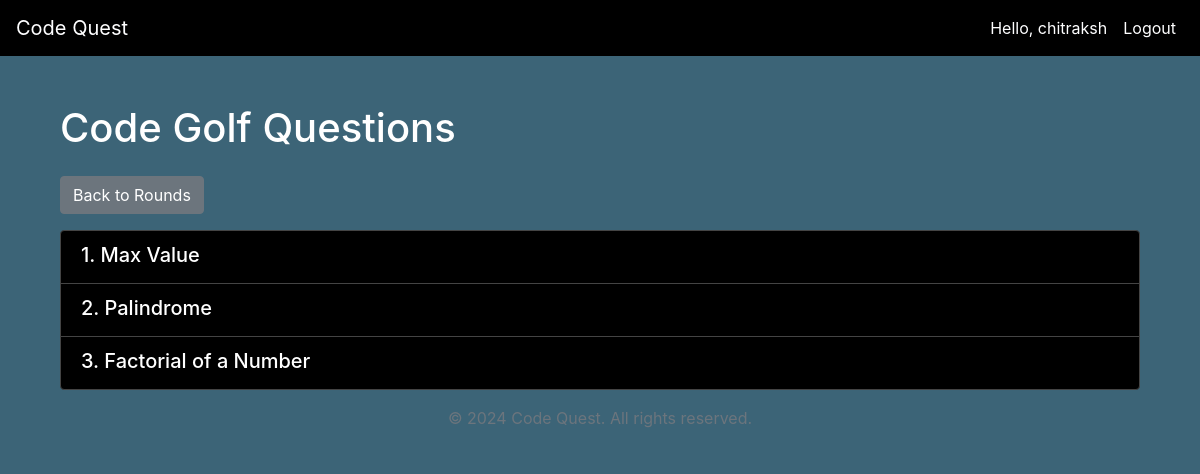
The app's page /round/2/ (signed in) with its own data.
### codestar/models.py (models this page shows, shortened)
class Round(models.Model):
    name = models.CharField(max_length=100)
    number = models.IntegerField()
    is_active = models.BooleanField(default=False)
    timer_duration = models.IntegerField(default=3600)  # Timer duration in seconds

class Question(models.Model):
    title = models.CharField(max_length=200)
    description = models.TextField()
    input_format = models.TextField()
    output_format = models.TextField()
    sample_input = models.TextField()
    sample_output = models.TextField()
    round = models.ForeignKey('Round', on_delete=models.CASCADE, related_name='questions')

### codestar/views.py (the view, shortened to what this page needs)
# urls.py: path('round/<int:round_id>/', views.round_questions, name='round_questions'),
@login_required
def round_questions(request, round_id):
    round = get_object_or_404(Round, id=round_id)
    questions = round.questions.all()
    solved_questions = Submission.objects.filter(
        user=request.user,
        question__round=round,
        is_correct=True
    ).values_list('question_id', flat=True)
    context = {
        'round': round,
        'questions': questions,
        'solved_questions': solved_questions,
    }
    return render(request, 'codestar/round_questions.html', context)

### templates/codestar/round_questions.html (shortened to what this page needs)
{% extends "base.html" %}
{% load static %}
{% block content %}
<div class="container mt-5">
    <h1 class="mb-4">{{ round.name }} Questions</h1>
    <a href="{% url 'home' %}" class="btn btn-secondary mb-3">Back to Rounds</a>
    {% if questions %}
        <div class="list-group">
            {% for question in questions %}
                <a href="#" class="list-group-item list-group-item-action question-link" data-question-id="{{ question.id }}">
                    <h5 class="mb-1">{{ question.title }}</h5>
                </a>
            {% endfor %}
        </div>
    {% else %}
        <div class="alert alert-info" role="alert">
            No questions available for this round at the moment.
        </div>
    {% endif %}
</div>
{% endblock %}

### templates/base.html (shortened to what this page needs)
<!DOCTYPE html>
{% load static %}
<html lang="en" dir="ltr">
  <head>
    {% block extra_head %}
    <link rel="stylesheet" href="https://cdnjs.cloudflare.com/ajax/libs/codemirror/5.62.0/codemirror.min.css">
    <link rel="stylesheet" href="https://cdnjs.cloudflare.com/ajax/libs/codemirror/5.62.0/theme/monokai.min.css">
    {% endblock %}
    <link rel="stylesheet" href="{% static 'css/home.css' %}">
    <link rel="stylesheet" href="https://maxcdn.bootstrapcdn.com/bootstrap/4.0.0/css/bootstrap.min.css">
  </head>
  <body>
    <nav class="navbar navbar-expand-lg navbar-light bg-light" id="main-nav">
      <a class="navbar-brand" href="{% url 'home' %}">Code Quest</a>
      <div class="collapse navbar-collapse" id="navbarNav">
        <div class="navbar-nav ml-auto">
          {% if user.is_authenticated %}
            <span class="nav-item nav-link">Hello, {{ user.username }}</span>
            <a class="nav-item nav-link" href="{% url 'logout' %}">Logout</a>
          {% else %}
            <a class="nav-item nav-link" href="{% url 'login' %}">Login</a>
            <a class="nav-item nav-link" href="{% url 'signup' %}">Sign Up</a>
          {% endif %}
        </div>
      </div>
    </nav>
    <div class="container mt-4">
      {% block content %}
      {% endblock %}
    </div>
    <footer class="footer mt-auto py-3 bg-light">
      <div class="container text-center">
        <span class="text-muted">© 2024 Code Quest. All rights reserved.</span>
      </div>
    </footer>
  </body>
</html>

### templates/base.html (style rules this page uses)
body { background-color: rgb(60, 100, 119); color: rgb(255, 255, 255); }
.container, .container-fluid { background-color: rgb(60, 100, 119); }
.navbar { background-color: #000000 !important; }
.navbar-light .navbar-brand, .navbar-light .navbar-nav .nav-link { color: rgb(254, 254, 255) !important; }
.card, .list-group-item { background-color: rgb(0, 0, 0); color: white; border-color: #444; }
.footer { background-color: rgb(60, 100, 119) !important; color: white; }

### records on screen
Round: name "Code Golf"
Question: title "1. Max Value"
Question: title "2. Palindrome"
Question: title "3. Factorial of a Number"

### other values on screen
{{ user.username }} "chitraksh"
